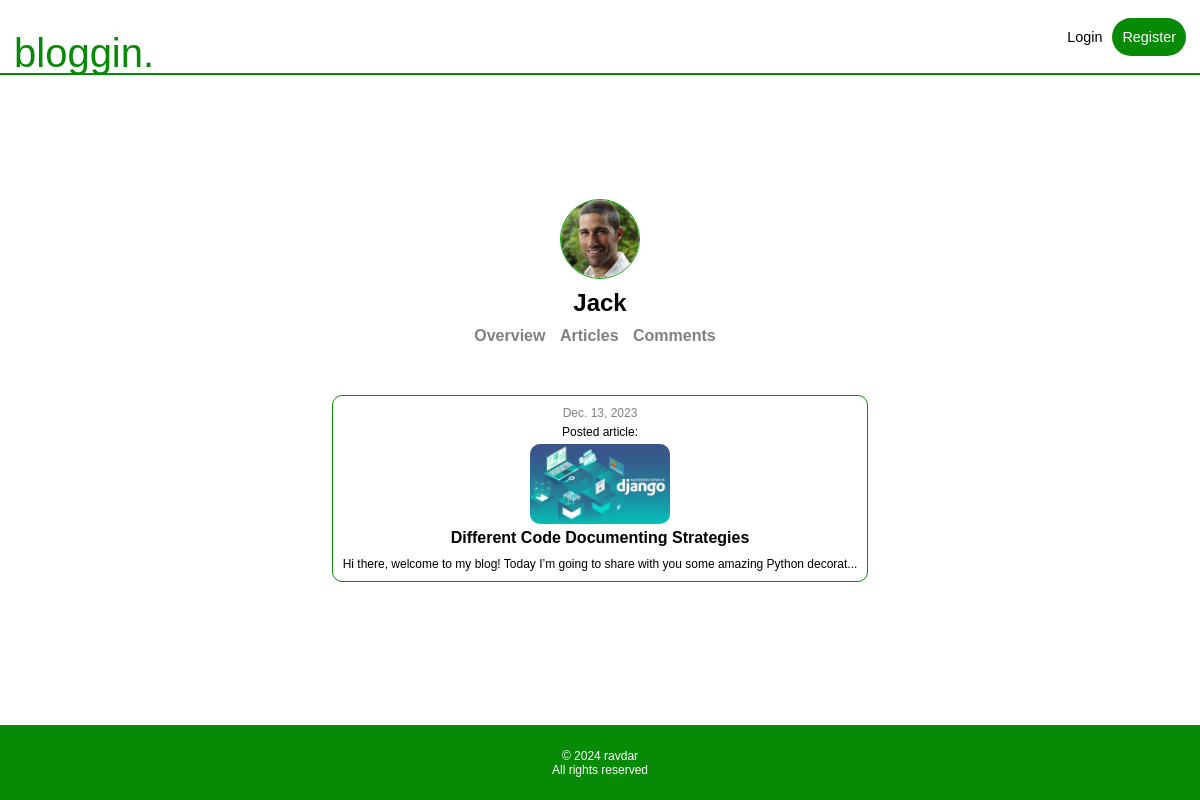
The page /users/Jack/ on the database as committed earlier.
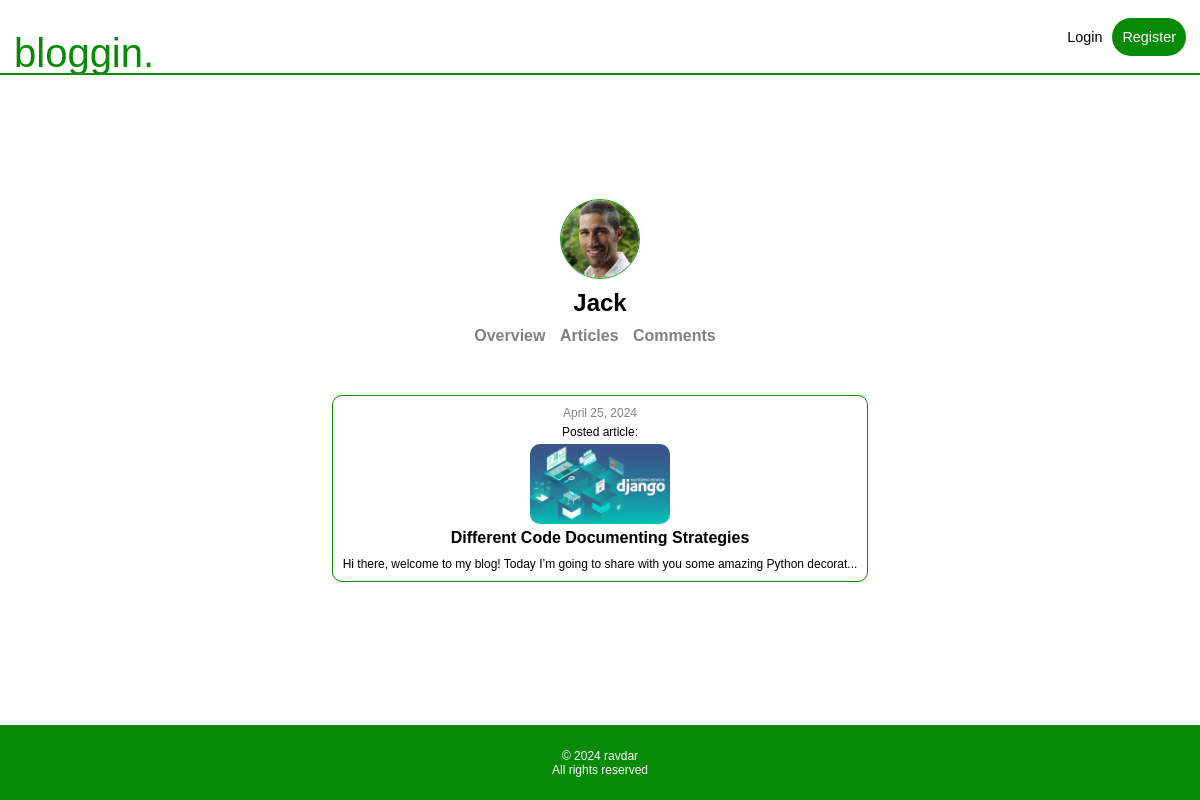
The same page on the database as committed later.
### users/models.py (models this page shows, shortened)
class Profile(models.Model):
    user = models.OneToOneField(User, on_delete=models.CASCADE)
    profile_picture = models.ImageField(null=True, blank=True, default="images/default_pp.jpg", upload_to="images/")

### mainapp/models.py (models this page shows, shortened)
class Article(models.Model):
    owner = models.ForeignKey(User, on_delete=models.CASCADE)
    title = models.CharField(max_length=200)
    body = RichTextField(blank=True, null=True)
    publication_date = models.DateField()
    last_edit_date = models.DateField(null=True, blank=True)
    image = models.ImageField(null=True, blank=True, upload_to="images/")
    url = models.CharField(max_length=200, default='doesnotwork')
    upvotes = models.IntegerField(default=0)
    downvotes = models.IntegerField(default=0)
    total_votes = models.IntegerField(default=0)
    topics = models.ManyToManyField(Topic, blank=True)
    model_name = "article"

### mainapp/views.py (the view)
# urls.py: path("users/<str:user_username>/", views.user_profile, name="user_profile"),]
def user_profile(request, user_username):
    user = get_object_or_404(User, username = user_username)
    activities = []
    articles = Article.objects.filter(owner=user)
    comments = Comment.objects.filter(owner=user)
    subcomments = Subcomment.objects.filter(owner=user)
    for item in articles:
        activities.append(item)
    for item in comments:
        activities.append(item)
    for item in subcomments:
        activities.append(item)
    if activities != []:
        activities.sort(key=lambda activity: activity.publication_date, reverse=True)
    return render(request, "mainapp/user_profile.html", {"user":user, "articles":articles, "comments":comments, "activities":activities})

### mainapp/templates/mainapp/user_profile.html
{% extends "mainapp/main.html" %}
{% block content %}
<main class="margin-top-main center">
    <section class="profile-basic-info center">
        <img src="{{ user.profile.profile_picture.url}}" alt="Profile picture" height="80" width="80">
        <h2>{{user.username}}</h2>
        <div>
            <a href="{% url 'mainapp:user_profile' user.username %}">Overview</a>
            <a href="{% url 'mainapp:user_profile' user.username %}">Articles</a>
            <a href="{% url 'mainapp:user_profile' user.username %}">Comments</a>
        </div>
    </section>
    <section class="user-activities">
        {% for activity in activities %}
        <div>
            {% if activity.model_name == "article" %}
            <time>{{activity.publication_date}}</time>
            <p>Posted article:</p>
            <a href="{% url 'mainapp:read_article_view' activity.url %}"><img src="{{ activity.image.url }}" width="140"
                    height="80"></a>
            <h4><a href="{% url 'mainapp:read_article_view' activity.url %}">{{activity.title}}</a>
            </h4>
            <p>{{ activity.body|slice:":100"|safe }}...</p>
            {% else %}
            <time>{{activity.publication_date}}</time>
            <p>Added comment to <a
                    href="{% url 'mainapp:read_article_view' activity.article.url %}"><span>{{activity.article.title}}</span></a>
            </p>
            {{activity.text|slice:":100"|safe}}
            {% endif %}
        </div>
        {% endfor %}
    </section>
</main>
{% endblock content %}

### mainapp/templates/mainapp/main.html (shortened to what this page needs)
{% load static %}
<!DOCTYPE html>
<html lang="en">
<head>
    <link rel="stylesheet" type="text/css" href="{% static 'styles.css' %}">
</head>
<body>
    <header class="center">
        <div class="header-content">
            <a href="{% url 'mainapp:main_view' %}" class="logotype">bloggin.</a>
            <div class="header-buttons">
                {% if request.user.is_authenticated %}
                <button><a class="button-a" href="{% url 'mainapp:new_article_view' %}">New article</a></button>
                <form action="{% url 'users:logout' %}" method="post">
                    {% csrf_token %}
                    <button class="logout-button" type="submit">Log out</button>
                </form>
                <a href="{% url 'mainapp:user_profile' user.username %}"><img class="profile-picture-radius" width="30"
                        height="30" loading="lazy" alt="Profile picture"
                        src="{{ request.user.profile.profile_picture.url }}"></a>
                {% else %}
                <a href="{% url 'users:login' %}">Login</a>
                <button><a class="button-a" href="{% url 'users:register_view' %}">Register</a></button>
                {% endif %}
            </div>
        </div>
    </header>
    {% block content %}{% endblock content %}
    <footer class="center">
        &copy 2024 ravdar
        <br>
        All rights reserved
    </footer>
</body>
</html>

### mainapp/static/styles.css (style rules this page uses)
:root { --MAIN-GREEN: rgb(7, 139, 7); --LIGHT-GREEN: rgb(9, 164, 9); --MAIN-FONT: sans-serif; --PAGE-WIDTH: 1192px; --PP-RADIUS: 50% }
* { margin: 0; padding: 0; box-sizing: border-box; }
img { display: block; max-width: 100%; }
html { scroll-behavior: smooth; }
body { color: black; font-family: var(--MAIN-FONT); min-height: 100vh; display: flex; flex-direction: column; align-items: center; }
a, .logout-button { text-decoration: none; color: black; transition: border-color 0.1s ease; }
button { border-radius: 99em; padding: 10px; font-size: 1rem; background-color: transparent; }
.button-a { color: white; }
header { border-bottom: 2px solid var(--MAIN-GREEN); position: fixed; width: 100%; min-height: 50px; background-color: white; z-index: 1; }
header a { font-size: 0.9em; }
header button { background-color: var(--MAIN-GREEN); border: none; color: white; }
.center { display: flex; justify-content: center; align-items: center; text-align: center; }
main { width: 100%; max-width: var(--PAGE-WIDTH); padding-top: 60px; }
.header-content { display: flex; justify-content: end; max-width: var(--PAGE-WIDTH); align-items: end; height: 100%; width: 100%; position: relative; }
.header-content div { height: 100%; display: flex; align-items: center; gap: 8px; margin-right: 10px; }
.logotype { font-size: 2rem; color: var(--MAIN-GREEN); margin: 0 0 -2px 10px; font-family: var(--MAIN-FONT); position: absolute; left: 0; bottom: -5px; }
footer { background-color: var(--MAIN-GREEN); min-height: 75px; min-width: 100%; color: white; font-size: 0.75em; margin-top: 50px; }
.margin-top-main { flex-direction: column; flex: 1; margin-top: 60px; }
.profile-basic-info { flex-direction: column; gap: 10px; margin-bottom: 50px; }
.profile-basic-info img { border-radius: var(--PP-RADIUS); border: 1px solid var(--LIGHT-GREEN); object-fit: cover; }
.profile-basic-info a { margin-top: 10px; font-weight: bold; color: grey; margin-right: 10px; }
.user-activities { margin: 0 10px; display: flex; flex-direction: column; gap: 10px; }
.user-activities div { border: 1px solid var(--MAIN-GREEN); border-radius: 10px; padding: 10px; display: flex; flex-direction: column; gap: 5px; align-items: center; }
.user-activities time { color: gray; font-size: 0.75em; }
.user-activities div p { font-size: 0.75em; }
.user-activities img { border-radius: 10px; }
@media screen and (min-width:1192px) { header { min-height: 75px; } }
@media screen and (min-width:1192px) { main { padding-top: 95px; } }
@media screen and (min-width:1192px) { .logotype { font-size: 2.5rem; bottom: -18px; } }
@media screen and (min-width:1192px) { .header-content div { gap: 10px; } }
@media screen and (min-width:1192px) { .margin-top-main { margin-top: 10px; } }

Rows that differ between the two databases and show on the page:
changed Article "Different Code Documenting Strategies": publication_date "Dec. 13, 2023" → "April 25, 2024"
